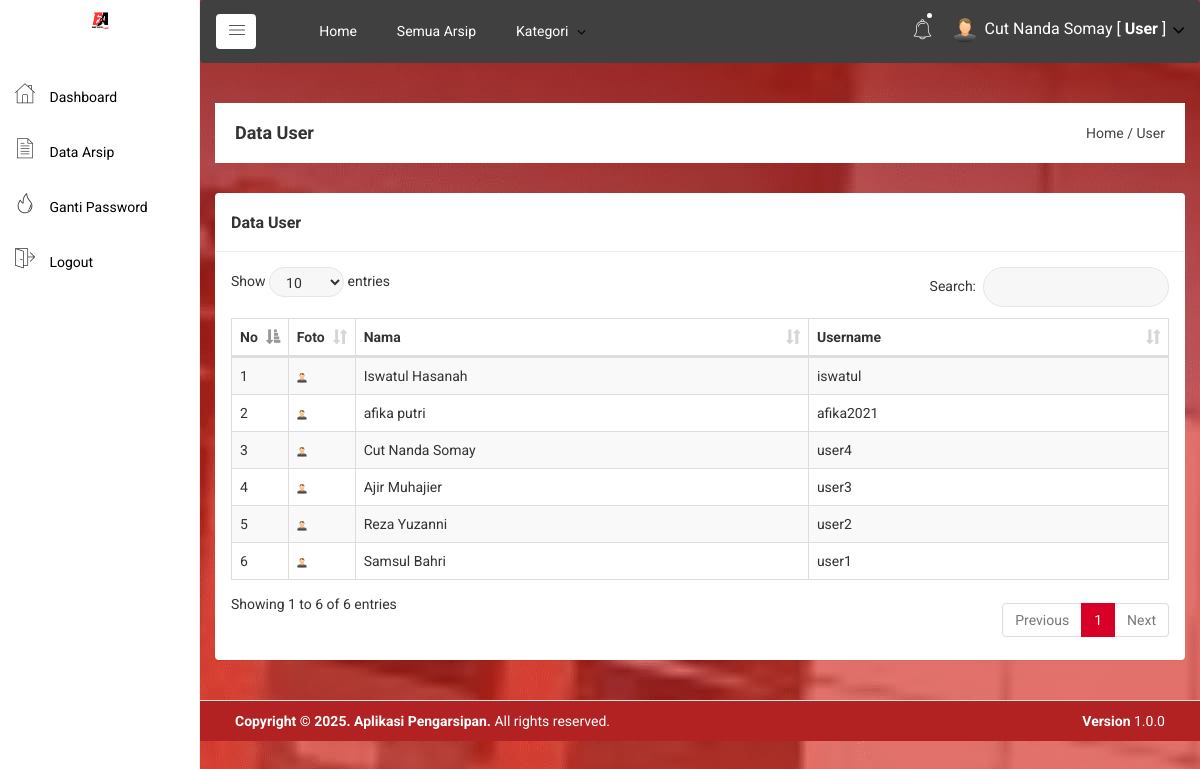
The app's page /user/user.php (signed in) with its own data.
### tables this page shows
CREATE TABLE `user` (
  `user_id` int(11) NOT NULL,
  `user_nama` varchar(100) NOT NULL,
  `user_username` varchar(100) NOT NULL,
  `user_password` varchar(100) NOT NULL,
  `user_foto` varchar(100) DEFAULT NULL,
  `user_role` varchar(100) DEFAULT NULL
);

### user/user.php (the view)
<?php include 'header.php'; ?>
<div class="breadcome-area">
    <div class="container-fluid">
        <div class="row">
            <div class="col-lg-12 col-md-12 col-sm-12 col-xs-12">
                <div class="breadcome-list">
                    <div class="row">
                        <div class="col-lg-6 col-md-6 col-sm-6 col-xs-12">
                            <div class="breadcome-heading">
                                <h4 style="margin-bottom: 0px">Data User</h4>
                            </div>
                        </div>
                        <div class="col-lg-6 col-md-6 col-sm-6 col-xs-12">
                            <ul class="breadcome-menu" style="padding-top: 0px">
                                <li><a href="#">Home</a> <span class="bread-slash">/</span></li>
                                <li><span class="bread-blod">User</span></li>
                            </ul>
                        </div>
                    </div>
                </div>
            </div>
        </div>
    </div>
</div>
<div class="container-fluid">
    <div class="panel panel">
        <div class="panel-heading">
            <h3 class="panel-title">Data User</h3>
        </div>
        <div class="panel-body">
            <table id="table" class="table table-bordered table-striped table-hover table-datatable">
                <thead>
                    <tr>
                        <th width="1%">No</th>
                        <th width="5%">Foto</th>
                        <th>Nama</th>
                        <th>Username</th>
                    </tr>
                </thead>
                <tbody>
                    <?php
                    include '../koneksi.php';
                    $no = 1;
                    $user = mysqli_query($koneksi,"SELECT * FROM user ORDER BY user_id DESC");
                    while($p = mysqli_fetch_array($user)){
                        ?>
                        <tr>
                            <td><?php echo $no++; ?></td>
                            <td>
                                <?php
                                if($p['user_foto'] == ""){
                                    ?>
                                    <img class="img-user" src="../gambar/sistem/user.png">
                                    <?php
                                }else{
                                    ?>
                                    <img class="img-user" src="../gambar/user/<?php echo $p['user_foto']; ?>">
                                    <?php
                                }
                                ?>
                            </td>
                            <td><?php echo $p['user_nama'] ?></td>
                            <td><?php echo $p['user_username'] ?></td>
                        </tr>
                        <?php
                    }
                    ?>
                </tbody>
            </table>
        </div>
    </div>
</div>
<?php include 'footer.php'; ?>

### assets/css/main.css (style rules this page uses)
html { color: #222; font-size: 1em; line-height: 1.4; }
audio, canvas, iframe, img, svg, video { vertical-align: middle; }

### assets/css/style.css (style rules this page uses)
.img-user { width: 100px; }
.panel-heading { padding: 20px 15px; border-bottom: 1px solid #ececec; }
td { vertical-align: middle !important; }

### assets/js/DataTables/datatables.css (style rules this page uses)
table.dataTable { clear: both; margin-top: 6px !important; margin-bottom: 6px !important; max-width: none !important; border-collapse: separate !important; }
table.dataTable td, table.dataTable th { -webkit-box-sizing: content-box; box-sizing: content-box; }
table.dataTable thead > tr > th.sorting_asc, table.dataTable thead > tr > th.sorting_desc, table.dataTable thead > tr > th.sorting, table.dataTable thead > tr > td.sorting_asc, table.dataTable thead > tr > td.sorting_desc, table.dataTable thead > tr > td.sorting { padding-right: 30px; }
table.dataTable thead .sorting, table.dataTable thead .sorting_asc, table.dataTable thead .sorting_desc, table.dataTable thead .sorting_asc_disabled, table.dataTable thead .sorting_desc_disabled { cursor: pointer; position: relative; }
table.dataTable thead .sorting:after, table.dataTable thead .sorting_asc:after, table.dataTable thead .sorting_desc:after, table.dataTable thead .sorting_asc_disabled:after, table.dataTable thead .sorting_desc_disabled:after { position: absolute; bottom: 8px; right: 8px; display: block; font-family: 'Glyphicons Halflings'; opacity: 0.5; }
table.dataTable thead .sorting:after { opacity: 0.2; content: "\e150"; }
table.dataTable thead .sorting_asc:after { content: "\e155"; }
table.table-bordered.dataTable th, table.table-bordered.dataTable td { border-left-width: 0; }
table.table-bordered.dataTable th:last-child, table.table-bordered.dataTable th:last-child, table.table-bordered.dataTable td:last-child, table.table-bordered.dataTable td:last-child { border-right-width: 0; }
table.table-bordered.dataTable tbody th, table.table-bordered.dataTable tbody td { border-bottom-width: 0; }

### records on screen
user: user_nama "Iswatul Hasanah", user_username "iswatul"
user: user_nama "afika putri", user_username "afika2021"
user: user_nama "Cut Nanda Somay", user_username "user4"
user: user_nama "Ajir Muhajier", user_username "user3"
user: user_nama "Reza Yuzanni", user_username "user2"
user: user_nama "Samsul Bahri", user_username "user1"

### other values on screen
$_SESSION['nama'] "Cut Nanda Somay"
